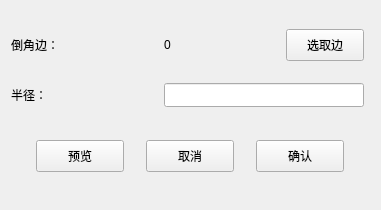
<?xml version="1.0" encoding="UTF-8"?>
<ui version="4.0">
 <class>CreateFilletWgtContent</class>
 <widget class="QWidget" name="CreateFilletWgtContent">
  <property name="geometry">
   <rect>
    <x>0</x>
    <y>0</y>
    <width>381</width>
    <height>210</height>
   </rect>
  </property>
  <property name="windowTitle">
   <string>Widget</string>
  </property>
  <layout class="QVBoxLayout" name="verticalLayout">
   <item>
    <layout class="QGridLayout" name="gridLayout">
     <property name="rightMargin">
      <number>6</number>
     </property>
     <property name="verticalSpacing">
      <number>22</number>
     </property>
     <item row="0" column="0">
      <widget class="QLabel" name="nameLabel">
       <property name="maximumSize">
        <size>
         <width>16777215</width>
         <height>12</height>
        </size>
       </property>
       <property name="text">
        <string>倒角边：</string>
       </property>
      </widget>
     </item>
     <item row="1" column="1">
      <spacer name="horizontalSpacer_2">
       <property name="orientation">
        <enum>Qt::Horizontal</enum>
       </property>
       <property name="sizeHint" stdset="0">
        <size>
         <width>13</width>
         <height>21</height>
        </size>
       </property>
      </spacer>
     </item>
     <item row="0" column="3">
      <widget class="QPushButton" name="obtainEdgeBtn">
       <property name="minimumSize">
        <size>
         <width>0</width>
         <height>32</height>
        </size>
       </property>
       <property name="maximumSize">
        <size>
         <width>78</width>
         <height>32</height>
        </size>
       </property>
       <property name="text">
        <string>选取边</string>
       </property>
      </widget>
     </item>
     <item row="0" column="2">
      <widget class="QLabel" name="edgeInfoLabel">
       <property name="text">
        <string>0</string>
       </property>
      </widget>
     </item>
     <item row="1" column="0">
      <widget class="QLabel" name="radiusLabel">
       <property name="minimumSize">
        <size>
         <width>36</width>
         <height>12</height>
        </size>
       </property>
       <property name="maximumSize">
        <size>
         <width>36</width>
         <height>12</height>
        </size>
       </property>
       <property name="text">
        <string>半径：</string>
       </property>
      </widget>
     </item>
     <item row="1" column="2" colspan="2">
      <widget class="QLineEdit" name="radiusLineEdit">
       <property name="minimumSize">
        <size>
         <width>200</width>
         <height>24</height>
        </size>
       </property>
       <property name="maximumSize">
        <size>
         <width>200</width>
         <height>24</height>
        </size>
       </property>
      </widget>
     </item>
    </layout>
   </item>
   <item>
    <layout class="QHBoxLayout" name="horizontalLayout">
     <property name="spacing">
      <number>6</number>
     </property>
     <property name="leftMargin">
      <number>9</number>
     </property>
     <property name="topMargin">
      <number>9</number>
     </property>
     <property name="rightMargin">
      <number>9</number>
     </property>
     <property name="bottomMargin">
      <number>9</number>
     </property>
     <item>
      <widget class="QPushButton" name="previewBtn">
       <property name="minimumSize">
        <size>
         <width>88</width>
         <height>32</height>
        </size>
       </property>
       <property name="maximumSize">
        <size>
         <width>88</width>
         <height>16777215</height>
        </size>
       </property>
       <property name="text">
        <string>预览</string>
       </property>
      </widget>
     </item>
     <item>
      <widget class="QPushButton" name="cancelBtn">
       <property name="minimumSize">
        <size>
         <width>88</width>
         <height>32</height>
        </size>
       </property>
       <property name="maximumSize">
        <size>
         <width>88</width>
         <height>16777215</height>
        </size>
       </property>
       <property name="text">
        <string>取消</string>
       </property>
      </widget>
     </item>
     <item>
      <widget class="QPushButton" name="confrimBtn">
       <property name="minimumSize">
        <size>
         <width>88</width>
         <height>32</height>
        </size>
       </property>
       <property name="maximumSize">
        <size>
         <width>88</width>
         <height>16777215</height>
        </size>
       </property>
       <property name="text">
        <string>确认</string>
       </property>
      </widget>
     </item>
    </layout>
   </item>
  </layout>
 </widget>
 <resources/>
 <connections/>
</ui>
